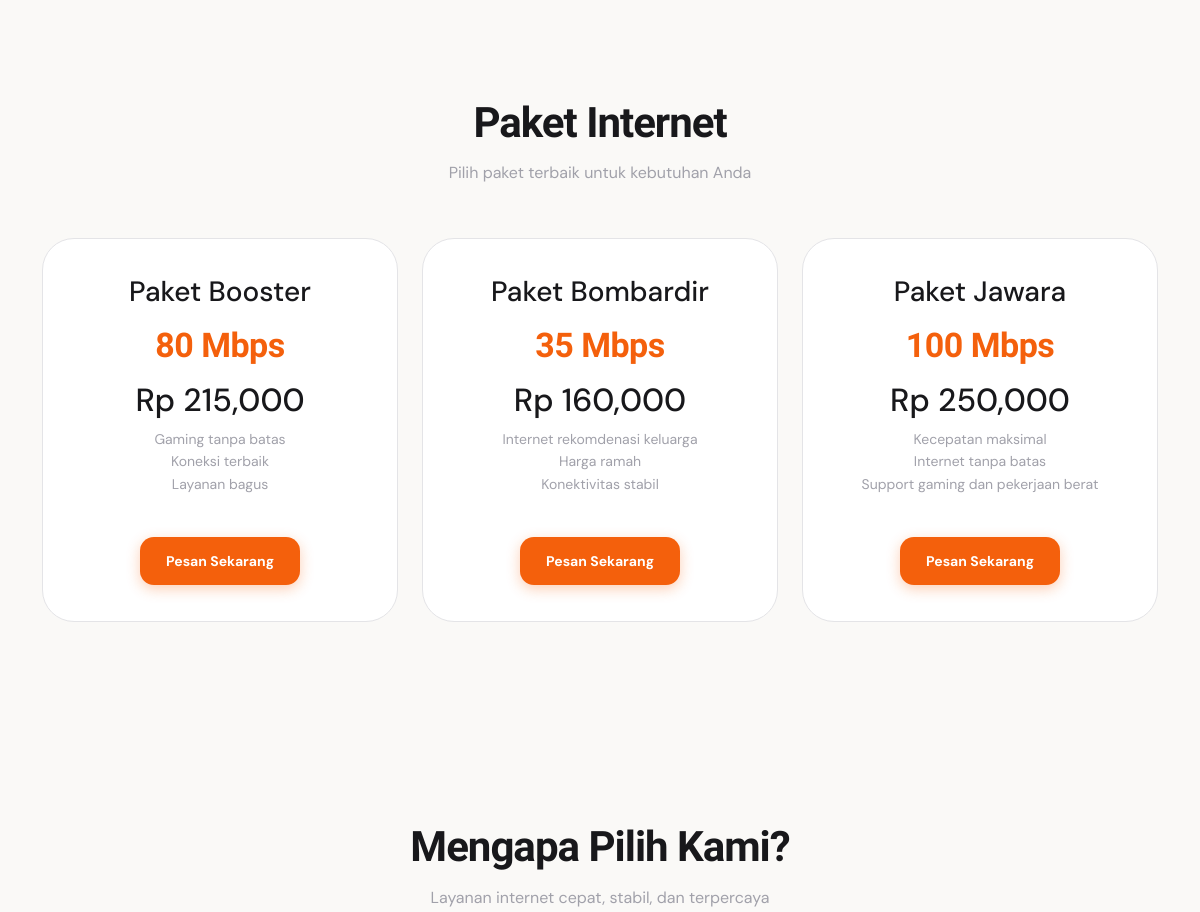
Before: / (middle part) with the older database file.
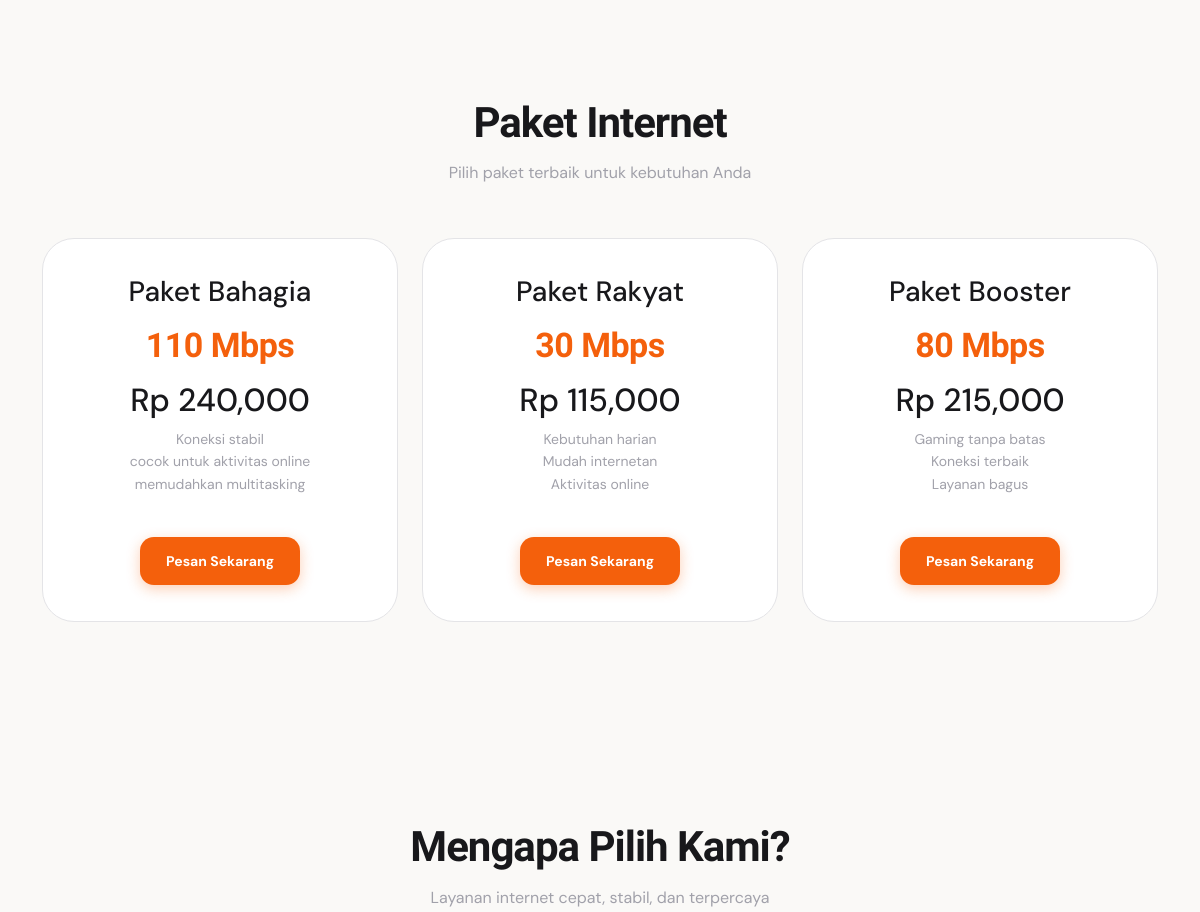
After: the same page with the newer database file.
### tables this page shows
CREATE TABLE `tb_paket` (
  `id_paket` int(11) NOT NULL,
  `nama_paket` varchar(100) NOT NULL,
  `harga` int(11) NOT NULL,
  `kecepatan` varchar(50) NOT NULL,
  `deskripsi` text DEFAULT NULL,
  `status` enum('aktif','nonaktif') DEFAULT 'aktif'
);

### index.php (the view, shortened to what this page needs)
<?php
include 'koneksi.php';
$paket = mysqli_query($koneksi, "SELECT * FROM tb_paket where status='aktif' ORDER BY id_paket DESC LIMIT 3");
?>
<!DOCTYPE html>
<html lang="id">
<head>
    <link rel="stylesheet" href="assets/template/bootslander/assets/vendor/bootstrap/css/bootstrap.min.css">
    <link rel="stylesheet" href="assets/template/bootslander/assets/vendor/bootstrap-icons/bootstrap-icons.css">
    <link rel="stylesheet" href="assets/css/style.css">
</head>
<body>
    <section id="paket" class="section-space">
        <div class="container">
            <div class="section-title">
                <h2>Paket Internet</h2>
                <p>Pilih paket terbaik untuk kebutuhan Anda</p>
            </div>
            <div class="row g-4">
                <?php if (mysqli_num_rows($paket) > 0) { ?>
                    <?php while ($data = mysqli_fetch_assoc($paket)) { ?>
                        <div class="col-lg-4">
                            <div class="paket-card">
                                <h3><?php echo $data['nama_paket']; ?></h3>
                                <h1><?php echo $data['kecepatan']; ?></h1>
                                <h2>Rp <?php echo number_format($data['harga']); ?></h2>
                                <span><?php echo nl2br($data['deskripsi']); ?></span><br>
                                <a href="auth/login.php" class="btn-paket">Pesan Sekarang</a>
                            </div>
                        </div>
                    <?php } ?>
                <?php } ?>
            </div>
        </div>
    </section>
    <section id="tentang" class="section-space">
        <div class="container">
            <div class="section-title">
                <h2>Mengapa Pilih Kami?</h2>
                <p>Layanan internet cepat, stabil, dan terpercaya</p>
            </div>
        </div>
    </section>
</body>
</html>

Changed rows visible on the page:
no longer on this page (row unchanged): tb_paket: nama_paket "Paket Bombardir", kecepatan "35 Mbps", harga "160,000", deskripsi "Internet rekomdenasi keluarga Harga ramah Konektivitas stabil"
no longer on this page (row unchanged): tb_paket: nama_paket "Paket Jawara", kecepatan "100 Mbps", harga "250,000", deskripsi "Kecepatan maksimal Internet tanpa batas Support gaming dan pekerjaan berat"
added tb_paket: nama_paket "Paket Bahagia", kecepatan "110 Mbps", harga "240,000", deskripsi "Koneksi stabil cocok untuk aktivitas online memudahkan multitasking"
added tb_paket: nama_paket "Paket Rakyat", kecepatan "30 Mbps", harga "115,000", deskripsi "Kebutuhan harian Mudah internetan Aktivitas online"
